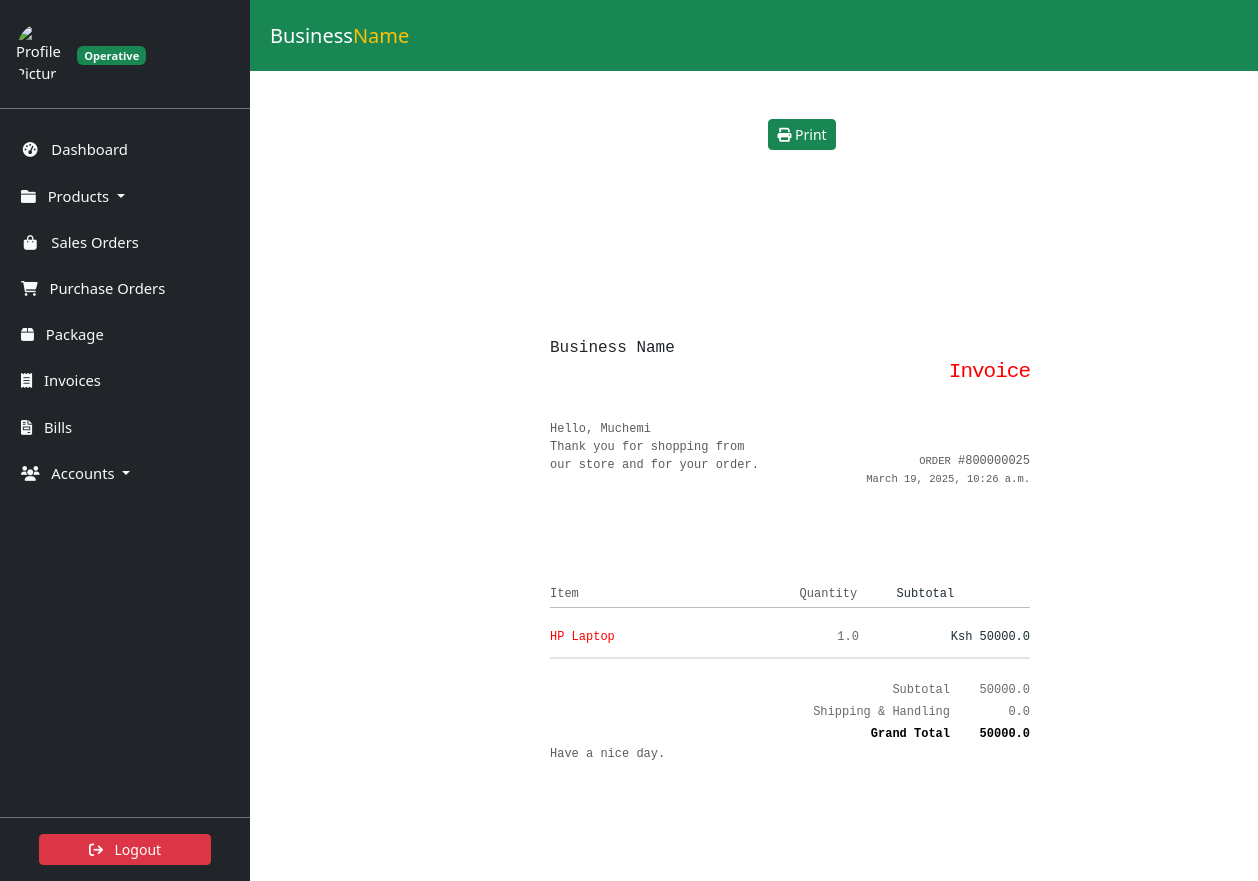
Screenshot of /invoice/invoice/-2/ with the database file from the repository.
### invoice/models.py (models this page shows, shortened)
class Invoice(models.Model):
    slug = AutoSlugField(unique=True, populate_from='date')
    date = models.DateTimeField(
        auto_now=True,
        verbose_name='Date (e.g., 2022/11/22)'
    )
    customer_name = models.CharField(max_length=30)
    contact_number = models.CharField(max_length=13)
    item = models.ForeignKey(Item, on_delete=models.CASCADE)
    price_per_item = models.FloatField(verbose_name='Price Per Item (Ksh)')
    quantity = models.FloatField(default=0.00)
    shipping = models.FloatField(verbose_name='Shipping and Handling')
    total = models.FloatField(
        verbose_name='Total Amount (Ksh)', editable=False
    )
    grand_total = models.FloatField(
        verbose_name='Grand Total (Ksh)', editable=False
    )

### store/models.py (models this page shows, shortened)
class Item(models.Model):
    slug = AutoSlugField(unique=True, populate_from='name')
    name = models.CharField(max_length=50)
    description = models.TextField(max_length=256)
    category = models.ForeignKey(Category, on_delete=models.CASCADE)
    quantity = models.IntegerField(default=0)
    price = models.FloatField(default=0)
    expiring_date = models.DateTimeField(null=True, blank=True)
    vendor = models.ForeignKey(Vendor, on_delete=models.SET_NULL, null=True)
    class Meta:
        ordering = ['name']
        verbose_name_plural = 'Items'

### invoice/views.py (the view, shortened to what this page needs)
class InvoiceDetailView(DetailView):
    model = Invoice
    template_name = 'invoice/invoicedetail.html'

### invoice/templates/invoice/invoicedetail.html (shortened to what this page needs)
{% extends 'store/base.html' %}
{% load crispy_forms_tags %}
{% block content %}
<div class="container text-center m-5">
<a class="btn btn-success btn-sm"><i class="fa fa-print"></i> Print</a>
</div>
<div class="container invoice-receipt p-5">
  <table width="100%" cellpadding="0" cellspacing="0" align="center" class="fullTable" >
    <tr>
      <td height="20"></td>
    </tr>
    <tr>
      <td>
        <table width="600" cellpadding="0" cellspacing="0" align="center" class="fullTable" style="border-radius: 10px 10px 0 0;">
          <tr class="hiddenMobile">
            <td height="40"></td>
          </tr>
          <tr class="visibleMobile">
            <td height="30"></td>
          </tr>
          <tr>
            <td>
              <table width="480" cellpadding="0" cellspacing="0" align="center" class="fullPadding">
                <tbody>
                  <tr>
                    <td>
                      <table width="220" cellpadding="0" cellspacing="0" align="left" class="col">
                        <tbody>
                          <tr>
                            <td align="left">Business Name</td>
                          </tr>
                          <tr class="hiddenMobile">
                            <td height="40"></td>
                          </tr>
                          <tr class="visibleMobile">
                            <td height="20"></td>
                          </tr>
                          <tr>
                            <td style="font-size: 12px; color: #5b5b5b;  line-height: 18px; vertical-align: top; text-align: left;">
                              Hello, {{invoice.customer_name}}
                              <br> Thank you for shopping from our store and for your order.
                            </td>
                          </tr>
                        </tbody>
                      </table>
                      <table width="220" cellpadding="0" cellspacing="0" align="right" class="col">
                        <tbody>
                          <tr class="visibleMobile">
                            <td height="20"></td>
                          </tr>
                          <tr>
                            <td height="5"></td>
                          </tr>
                          <tr>
                            <td style="font-size: 21px; color: #ff0000; letter-spacing: -1px;  line-height: 1; vertical-align: top; text-align: right;">
                              Invoice
                            </td>
                          </tr>
                          <tr>
                          <tr class="hiddenMobile">
                            <td height="50"></td>
                          </tr>
                          <tr class="visibleMobile">
                            <td height="20"></td>
                          </tr>
                          <tr>
                            <td style="font-size: 12px; color: #5b5b5b;  line-height: 18px; vertical-align: top; text-align: right;">
                              <small>ORDER</small> #800000025<br />
                              <small>{{invoice.date}}</small>
                            </td>
                          </tr>
                        </tbody>
                      </table>
                    </td>
                  </tr>
                </tbody>
              </table>
            </td>
          </tr>
        </table>
      </td>
    </tr>
  </table>
  <table width="100%" cellpadding="0" cellspacing="0" align="center" class="fullTable">
    <tbody>
      <tr>
        <td>
          <table width="600" cellpadding="0" cellspacing="0" align="center" class="fullTable">
            <tbody>
              <tr>
              <tr class="hiddenMobile">
                <td height="60"></td>
              </tr>
              <tr class="visibleMobile">
                <td height="40"></td>
              </tr>
              <tr>
                <td>
                  <table width="480" cellpadding="0" cellspacing="0" align="center" class="fullPadding">
                    <tbody>
                      <tr>
                        <th style="font-size: 12px;  color: #5b5b5b; font-weight: normal; line-height: 1; vertical-align: top; padding: 0 10px 7px 0;" width="52%" align="left">
                          Item
                        </th>
                        <th style="font-size: 12px;  color: #5b5b5b; font-weight: normal; line-height: 1; vertical-align: top; padding: 0 0 7px;" align="center">
                          Quantity
                        </th>
                        <th style="font-size: 12px;  color: #1e2b33; font-weight: normal; line-height: 1; vertical-align: top; padding: 0 0 7px;" align="right">
                          Subtotal
                        </th>
                      </tr>
                      <tr>
                        <td height="1" style="background: #bebebe;" colspan="4"></td>
                      </tr>
                      <tr>
                        <td height="10" colspan="4"></td>
                      </tr>
                      <tr>
                        <td style="font-size: 12px;  color: #ff0000;  line-height: 18px;  vertical-align: top; padding:10px 0;" class="article">
                          {{invoice.item.name}}
                        </td>
                        <td style="font-size: 12px;  color: #646a6e;  line-height: 18px;  vertical-align: top; padding:10px 0;" align="center">{{invoice.quantity}}</td>
                        <td style="font-size: 12px;  color: #1e2b33;  line-height: 18px;  vertical-align: top; padding:10px 0;" align="right">Ksh {{invoice.price_per_item}}</td>
                      </tr>
                      <tr>
                        <td height="1" colspan="4" style="border-bottom:1px solid #e4e4e4"></td>
                      </tr>
                      <tr>
                        <td height="1" colspan="4" style="border-bottom:1px solid #e4e4e4"></td>
                      </tr>
                    </tbody>
                  </table>
                </td>
              </tr>
              <tr>
                <td height="20"></td>
              </tr>
            </tbody>
          </table>
        </td>
      </tr>
    </tbody>
  </table>
  <table width="100%" cellpadding="0" cellspacing="0" align="center" class="fullTable">
    <tbody>
      <tr>
        <td>
          <table width="600" cellpadding="0" cellspacing="0" align="center" class="fullTable">
            <tbody>
              <tr>
                <td>
                  <table width="480" cellpadding="0" cellspacing="0" align="center" class="fullPadding">
                    <tbody>
                      <tr>
                        <td style="font-size: 12px;  color: #646a6e; line-height: 22px; vertical-align: top; text-align:right; ">
                          Subtotal
                        </td>
                        <td style="font-size: 12px;  color: #646a6e; line-height: 22px; vertical-align: top; text-align:right; white-space:nowrap;" width="80">
                          {{invoice.total}}
                        </td>
                      </tr>
                      <tr>
                        <td style="font-size: 12px;  color: #646a6e; line-height: 22px; vertical-align: top; text-align:right; ">
                          Shipping &amp; Handling
                        </td>
                        <td style="font-size: 12px;  color: #646a6e; line-height: 22px; vertical-align: top; text-align:right; ">
                          {{invoice.shipping}}
                        </td>
                      </tr>
                      <tr>
                        <td style="font-size: 12px;  color: #000; line-height: 22px; vertical-align: top; text-align:right; ">
                          <strong>Grand Total</strong>
                        </td>
                        <td style="font-size: 12px;  color: #000; line-height: 22px; vertical-align: top; text-align:right; ">
                          <strong>{{invoice.grand_total}}</strong>
                        </td>
                      </tr>
                    </tbody>
                  </table>
                </td>
              </tr>
            </tbody>
          </table>
        </td>
      </tr>
    </tbody>
  </table>
  <table width="100%" cellpadding="0" cellspacing="0" align="center" class="fullTable" >
    <tr>
      <td>
        <table width="600" cellpadding="0" cellspacing="0" align="center" class="fullTable" style="border-radius: 0 0 10px 10px;">
          <tr>
            <td>
              <table width="480" cellpadding="0" cellspacing="0" align="center" class="fullPadding">
                <tbody>
                  <tr>
                    <td style="font-size: 12px; color: #5b5b5b;  line-height: 18px; vertical-align: top; text-align: left;">
                      Have a nice day.
                    </td>
                  </tr>
                </tbody>
              </table>
            </td>
          </tr>
          <tr class="spacer">
            <td height="50"></td>
          </tr>
        </table>
      </td>
    </tr>
    <tr>
      <td height="20"></td>
    </tr>
  </table>
</div>
{% endblock %}

### static/css/style.css (style rules this page uses)
:root { --dk-gray-100: #f3f4f6; --dk-gray-200: #e5e7eb; --dk-gray-300: #d1d5db; --dk-gray-400: #9ca3af; --dk-gray-500: #6b7280; --dk-gray-600: #4b5563; --dk-gray-700: #374151; --dk-gray-800: #1f2937; --dk-gray-900: #111827; --dk-dark-bg: #313348; --dk-darker-bg: #2a2b3d; --navbar-bg-color: #6f6486; --sidebar-bg-color: #252636; --sidebar-width: 250px; --sidebar-expanded-width: 230px; --sidebar-collapsed-width: 100px; --sidebar-header-bg: #212529; --nav-link-color: #adb5bd; --nav-link-active-bg: #495057; --dropdown-menu-bg: #495057; --dropdown-item-color: #adb5bd; --dropdown-item-active-bg: #6c757d; --sidebar-separator-bg: #4caf50; --logo-separator-height: 60px; --sidebar-item-height: 50px; --submenu-item-height: 45px; }
* { margin: 0; padding: 0; box-sizing: border-box; }
body { font-family: "Inter", sans-serif; background-color: #fff; }
a { text-decoration: none; }

### invoice/templates/invoice/invoicedetail.html (style rules this page uses)
.invoice-receipt { display: block; margin-left: auto; margin-right: auto; height: fit-content; width: 50%; background-color: #ffffff; font-family: 'courier'; }

### rows the page displays
Invoice: customer_name "Muchemi", date "March 19, 2025, 10:26 a.m.", item.name "HP Laptop", quantity "1.0", price_per_item "50000.0", total "50000.0", shipping "0.0", grand_total "50000.0"
